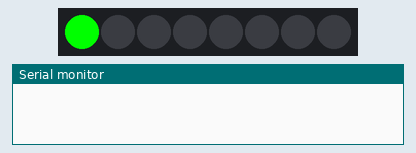
This sketch was run on a simulated Arduino Uno, built with avr-gcc and run on an emulated ATmega328P. Parts: 8 RGB LEDs in strip order, left to right, the last lines printed to the serial monitor. Dim RGB values are drawn brighter than linear.

Above: at 0.1 s.
At 4.31 s:
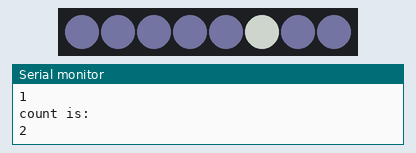
At 9.52 s:
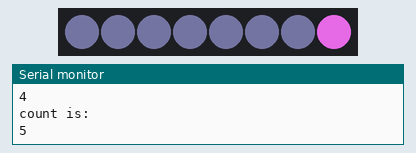
At 19.95 s:
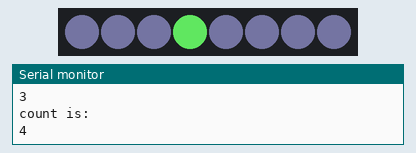
At 29.78 s:
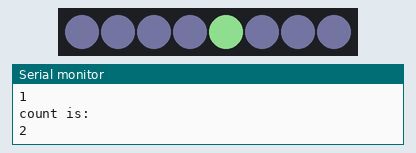
At 39.81 s:
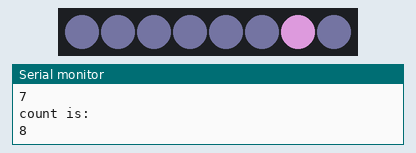
Timing chart, 0 to 40.0 s (numbered marks = the images above):
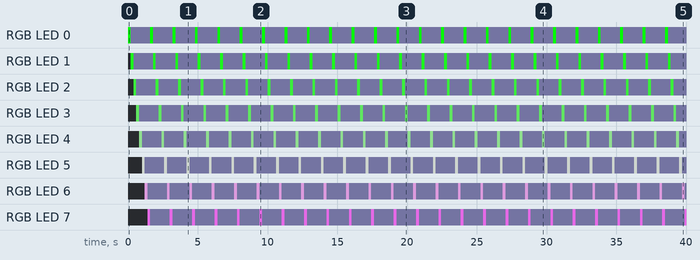

Measured:
- by itself, RGB LED 0: alternates RGB(25, 25, 35) for 1.4 s and RGB(0, 255, 0) for 0.20 s
- by itself, RGB LED 1: alternates RGB(25, 230, 25) for 0.20 s and RGB(25, 25, 35) for 1.4 s
- by itself, RGB LED 2: alternates RGB(50, 205, 50) for 0.20 s and RGB(25, 25, 35) for 1.4 s
- by itself, RGB LED 3: alternates RGB(75, 180, 75) for 0.20 s and RGB(25, 25, 35) for 1.4 s
- by itself, RGB LED 4: alternates RGB(100, 155, 100) for 0.20 s and RGB(25, 25, 35) for 1.4 s
- by itself, RGB LED 5: alternates RGB(125, 130, 125) for 0.20 s and RGB(25, 25, 35) for 1.4 s
- by itself, RGB LED 6: alternates RGB(150, 105, 150) for 0.20 s and RGB(25, 25, 35) for 1.4 s
- by itself, RGB LED 7: alternates RGB(175, 80, 175) for 0.20 s and RGB(25, 25, 35) for 1.4 s

The sketch:

ESP_neo_S1.ino
```cpp
#include <Adafruit_NeoPixel.h>

#define PIN 4
int i,count=0;
Adafruit_NeoPixel strip = Adafruit_NeoPixel(8, PIN, NEO_GRB + NEO_KHZ800);
void setup() {
  Serial.begin(115200);
  strip.begin();
  strip.show(); // Initialize all pixels to 'off'
}
void loop() {
  // Some example procedures showing how to display to the pixels:
  while (count<8){
  for(i=0; i<8; i++) {
    int r,g,b;
    r=i*25; g=255-r; b=255-g;
    strip.setPixelColor(i, strip.Color(r,g,b));
    strip.show();
//    delay(200);
//    strip.setPixelColor(i, strip.Color(150,0,0));
//    strip.show();
//    delay(200);
//    strip.setPixelColor(i, strip.Color(0,0,150));
//    strip.show();
//    delay(200);
    strip.setPixelColor(i, strip.Color(25,25,35));
    delay(200);
}
strip.show();
count ++;
Serial.println("count is: ");
Serial.println(count);

  }
  count =0;
}
```
